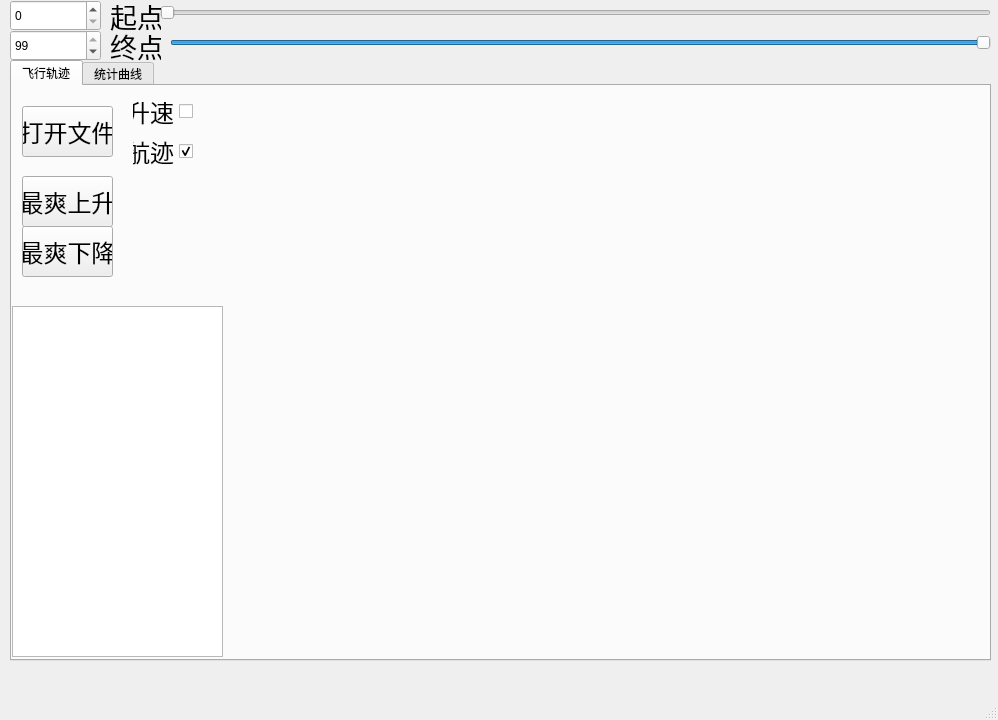
<?xml version="1.0" encoding="UTF-8"?>
<ui version="4.0">
 <class>MainWindow</class>
 <widget class="QMainWindow" name="MainWindow">
  <property name="geometry">
   <rect>
    <x>0</x>
    <y>0</y>
    <width>998</width>
    <height>720</height>
   </rect>
  </property>
  <property name="windowTitle">
   <string>XC飞行轨迹查看</string>
  </property>
  <widget class="QWidget" name="centralwidget">
   <widget class="QSlider" name="horizontalSliderStart">
    <property name="geometry">
     <rect>
      <x>160</x>
      <y>0</y>
      <width>831</width>
      <height>25</height>
     </rect>
    </property>
    <property name="orientation">
     <enum>Qt::Horizontal</enum>
    </property>
   </widget>
   <widget class="QSlider" name="horizontalSliderEnd">
    <property name="geometry">
     <rect>
      <x>170</x>
      <y>30</y>
      <width>821</width>
      <height>25</height>
     </rect>
    </property>
    <property name="value">
     <number>99</number>
    </property>
    <property name="orientation">
     <enum>Qt::Horizontal</enum>
    </property>
    <property name="invertedAppearance">
     <bool>false</bool>
    </property>
    <property name="invertedControls">
     <bool>false</bool>
    </property>
   </widget>
   <widget class="QLabel" name="label_2">
    <property name="geometry">
     <rect>
      <x>110</x>
      <y>30</y>
      <width>51</width>
      <height>31</height>
     </rect>
    </property>
    <property name="font">
     <font>
      <family>Academy Engraved LET</family>
      <pointsize>20</pointsize>
     </font>
    </property>
    <property name="text">
     <string>终点</string>
    </property>
   </widget>
   <widget class="QSpinBox" name="spinBoxStart">
    <property name="geometry">
     <rect>
      <x>10</x>
      <y>0</y>
      <width>91</width>
      <height>31</height>
     </rect>
    </property>
   </widget>
   <widget class="QLabel" name="label_3">
    <property name="geometry">
     <rect>
      <x>110</x>
      <y>0</y>
      <width>51</width>
      <height>31</height>
     </rect>
    </property>
    <property name="font">
     <font>
      <family>Academy Engraved LET</family>
      <pointsize>20</pointsize>
     </font>
    </property>
    <property name="text">
     <string>起点</string>
    </property>
   </widget>
   <widget class="QSpinBox" name="spinBoxEnd">
    <property name="geometry">
     <rect>
      <x>10</x>
      <y>30</y>
      <width>91</width>
      <height>31</height>
     </rect>
    </property>
    <property name="value">
     <number>99</number>
    </property>
   </widget>
   <widget class="QTabWidget" name="tabWidget">
    <property name="geometry">
     <rect>
      <x>10</x>
      <y>60</y>
      <width>981</width>
      <height>601</height>
     </rect>
    </property>
    <property name="currentIndex">
     <number>0</number>
    </property>
    <widget class="QWidget" name="tabTrack">
     <attribute name="title">
      <string>飞行轨迹</string>
     </attribute>
     <widget class="QCheckBox" name="checkBoxP">
      <property name="geometry">
       <rect>
        <x>120</x>
        <y>10</y>
        <width>61</width>
        <height>31</height>
       </rect>
      </property>
      <property name="font">
       <font>
        <family>Academy Engraved LET</family>
        <pointsize>18</pointsize>
       </font>
      </property>
      <property name="layoutDirection">
       <enum>Qt::RightToLeft</enum>
      </property>
      <property name="text">
       <string>升速</string>
      </property>
     </widget>
     <widget class="QWidget" name="verticalLayoutWidget">
      <property name="geometry">
       <rect>
        <x>210</x>
        <y>0</y>
        <width>761</width>
        <height>571</height>
       </rect>
      </property>
      <layout class="QVBoxLayout" name="verticalLayout"/>
     </widget>
     <widget class="QPushButton" name="pushButtonOpenFile">
      <property name="geometry">
       <rect>
        <x>10</x>
        <y>20</y>
        <width>91</width>
        <height>51</height>
       </rect>
      </property>
      <property name="font">
       <font>
        <family>Academy Engraved LET</family>
        <pointsize>18</pointsize>
       </font>
      </property>
      <property name="text">
       <string>打开文件</string>
      </property>
     </widget>
     <widget class="QCheckBox" name="checkBoxGPS">
      <property name="geometry">
       <rect>
        <x>120</x>
        <y>50</y>
        <width>61</width>
        <height>31</height>
       </rect>
      </property>
      <property name="font">
       <font>
        <family>Academy Engraved LET</family>
        <pointsize>18</pointsize>
       </font>
      </property>
      <property name="layoutDirection">
       <enum>Qt::RightToLeft</enum>
      </property>
      <property name="text">
       <string>航迹</string>
      </property>
      <property name="checked">
       <bool>true</bool>
      </property>
     </widget>
     <widget class="QListWidget" name="listWidgetFileInfo">
      <property name="geometry">
       <rect>
        <x>0</x>
        <y>220</y>
        <width>211</width>
        <height>351</height>
       </rect>
      </property>
      <property name="font">
       <font>
        <family>Academy Engraved LET</family>
        <pointsize>18</pointsize>
       </font>
      </property>
     </widget>
     <widget class="QPushButton" name="pushButtonBestUp">
      <property name="geometry">
       <rect>
        <x>10</x>
        <y>90</y>
        <width>91</width>
        <height>51</height>
       </rect>
      </property>
      <property name="font">
       <font>
        <family>Academy Engraved LET</family>
        <pointsize>18</pointsize>
       </font>
      </property>
      <property name="text">
       <string>最爽上升</string>
      </property>
     </widget>
     <widget class="QPushButton" name="pushButtonBestDown">
      <property name="geometry">
       <rect>
        <x>10</x>
        <y>140</y>
        <width>91</width>
        <height>51</height>
       </rect>
      </property>
      <property name="font">
       <font>
        <family>Academy Engraved LET</family>
        <pointsize>18</pointsize>
       </font>
      </property>
      <property name="text">
       <string>最爽下降</string>
      </property>
     </widget>
    </widget>
    <widget class="QWidget" name="tabCurve">
     <attribute name="title">
      <string>统计曲线</string>
     </attribute>
     <widget class="QListWidget" name="listWidgetTrackInfo">
      <property name="geometry">
       <rect>
        <x>0</x>
        <y>150</y>
        <width>221</width>
        <height>441</height>
       </rect>
      </property>
      <property name="palette">
       <palette>
        <active>
         <colorrole role="Light">
          <brush brushstyle="SolidPattern">
           <color alpha="255">
            <red>229</red>
            <green>229</green>
            <blue>229</blue>
           </color>
          </brush>
         </colorrole>
         <colorrole role="Text">
          <brush brushstyle="SolidPattern">
           <color alpha="255">
            <red>81</red>
            <green>132</green>
            <blue>44</blue>
           </color>
          </brush>
         </colorrole>
         <colorrole role="Base">
          <brush brushstyle="SolidPattern">
           <color alpha="255">
            <red>229</red>
            <green>229</green>
            <blue>229</blue>
           </color>
          </brush>
         </colorrole>
        </active>
        <inactive>
         <colorrole role="Light">
          <brush brushstyle="SolidPattern">
           <color alpha="255">
            <red>229</red>
            <green>229</green>
            <blue>229</blue>
           </color>
          </brush>
         </colorrole>
         <colorrole role="Text">
          <brush brushstyle="SolidPattern">
           <color alpha="255">
            <red>81</red>
            <green>132</green>
            <blue>44</blue>
           </color>
          </brush>
         </colorrole>
         <colorrole role="Base">
          <brush brushstyle="SolidPattern">
           <color alpha="255">
            <red>229</red>
            <green>229</green>
            <blue>229</blue>
           </color>
          </brush>
         </colorrole>
        </inactive>
        <disabled>
         <colorrole role="Light">
          <brush brushstyle="SolidPattern">
           <color alpha="255">
            <red>229</red>
            <green>229</green>
            <blue>229</blue>
           </color>
          </brush>
         </colorrole>
        </disabled>
       </palette>
      </property>
      <property name="font">
       <font>
        <family>Academy Engraved LET</family>
        <pointsize>18</pointsize>
       </font>
      </property>
      <property name="frameShape">
       <enum>QFrame::NoFrame</enum>
      </property>
     </widget>
     <widget class="QCheckBox" name="checkBoxH">
      <property name="geometry">
       <rect>
        <x>10</x>
        <y>10</y>
        <width>61</width>
        <height>31</height>
       </rect>
      </property>
      <property name="font">
       <font>
        <family>Academy Engraved LET</family>
        <pointsize>18</pointsize>
       </font>
      </property>
      <property name="layoutDirection">
       <enum>Qt::RightToLeft</enum>
      </property>
      <property name="text">
       <string>高度</string>
      </property>
      <property name="checked">
       <bool>true</bool>
      </property>
     </widget>
     <widget class="QCheckBox" name="checkBoxDis">
      <property name="geometry">
       <rect>
        <x>10</x>
        <y>50</y>
        <width>61</width>
        <height>31</height>
       </rect>
      </property>
      <property name="font">
       <font>
        <family>Academy Engraved LET</family>
        <pointsize>18</pointsize>
       </font>
      </property>
      <property name="layoutDirection">
       <enum>Qt::RightToLeft</enum>
      </property>
      <property name="text">
       <string>距离</string>
      </property>
     </widget>
     <widget class="QCheckBox" name="checkBoxVV">
      <property name="geometry">
       <rect>
        <x>90</x>
        <y>10</y>
        <width>101</width>
        <height>31</height>
       </rect>
      </property>
      <property name="font">
       <font>
        <family>Academy Engraved LET</family>
        <pointsize>18</pointsize>
       </font>
      </property>
      <property name="layoutDirection">
       <enum>Qt::RightToLeft</enum>
      </property>
      <property name="text">
       <string>上升速度</string>
      </property>
      <property name="checked">
       <bool>true</bool>
      </property>
     </widget>
     <widget class="QCheckBox" name="checkBoxVH">
      <property name="geometry">
       <rect>
        <x>90</x>
        <y>50</y>
        <width>101</width>
        <height>31</height>
       </rect>
      </property>
      <property name="font">
       <font>
        <family>Academy Engraved LET</family>
        <pointsize>18</pointsize>
       </font>
      </property>
      <property name="layoutDirection">
       <enum>Qt::RightToLeft</enum>
      </property>
      <property name="text">
       <string>水平速度</string>
      </property>
     </widget>
     <widget class="QCheckBox" name="checkBoxV3D">
      <property name="geometry">
       <rect>
        <x>90</x>
        <y>90</y>
        <width>101</width>
        <height>31</height>
       </rect>
      </property>
      <property name="font">
       <font>
        <family>Academy Engraved LET</family>
        <pointsize>18</pointsize>
       </font>
      </property>
      <property name="layoutDirection">
       <enum>Qt::RightToLeft</enum>
      </property>
      <property name="text">
       <string>三维速度</string>
      </property>
     </widget>
     <widget class="QWidget" name="horizontalLayoutWidget">
      <property name="geometry">
       <rect>
        <x>220</x>
        <y>10</y>
        <width>751</width>
        <height>571</height>
       </rect>
      </property>
      <layout class="QHBoxLayout" name="horizontalLayout"/>
     </widget>
    </widget>
   </widget>
  </widget>
  <widget class="QMenuBar" name="menubar">
   <property name="geometry">
    <rect>
     <x>0</x>
     <y>0</y>
     <width>998</width>
     <height>24</height>
    </rect>
   </property>
  </widget>
  <widget class="QStatusBar" name="statusbar"/>
 </widget>
 <tabstops>
  <tabstop>horizontalSliderStart</tabstop>
  <tabstop>horizontalSliderEnd</tabstop>
  <tabstop>pushButtonOpenFile</tabstop>
  <tabstop>spinBoxStart</tabstop>
  <tabstop>spinBoxEnd</tabstop>
  <tabstop>checkBoxP</tabstop>
  <tabstop>tabWidget</tabstop>
  <tabstop>checkBoxGPS</tabstop>
  <tabstop>listWidgetFileInfo</tabstop>
 </tabstops>
 <resources/>
 <connections/>
</ui>
